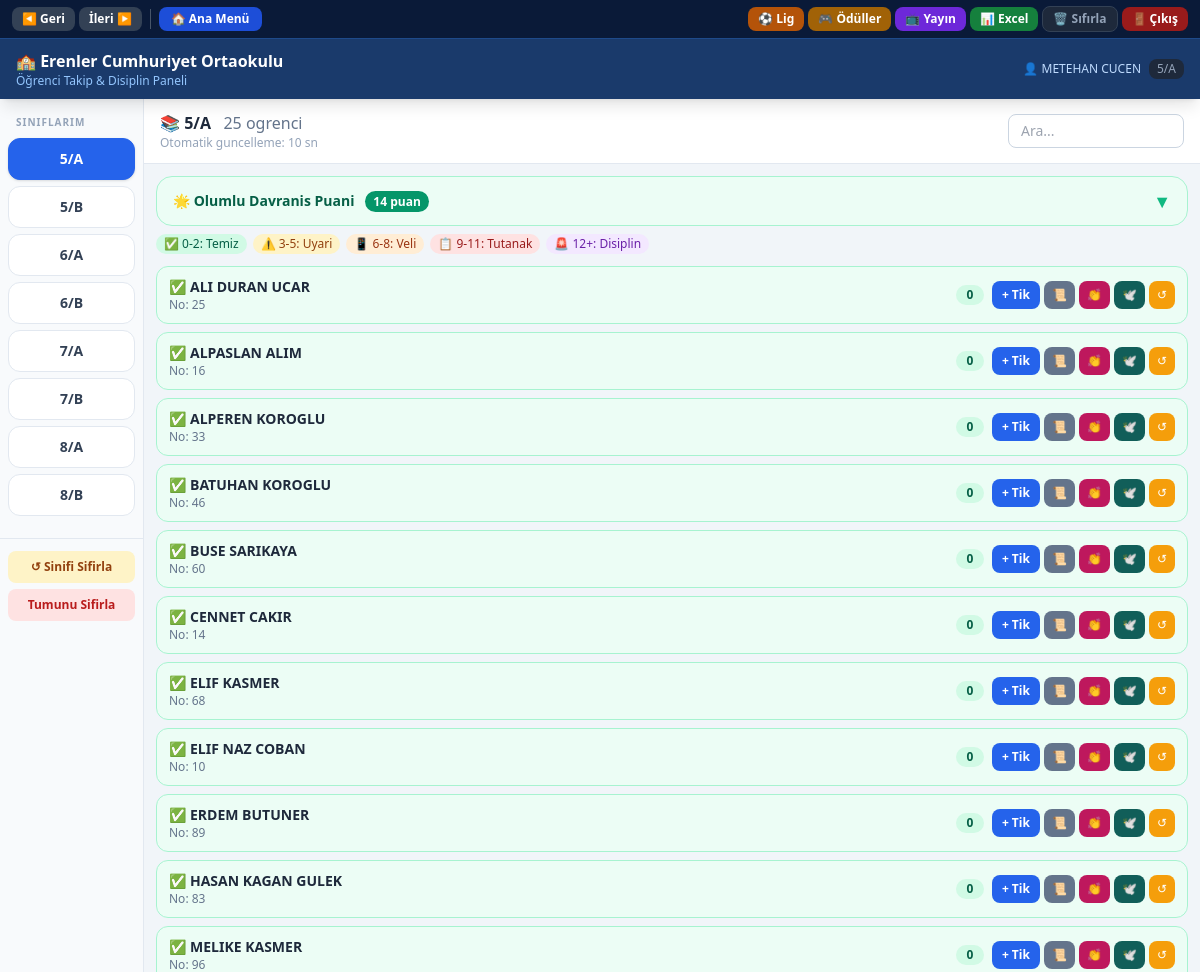
/dashboard (signed in), run on the app's committed database.
### tables this page shows
CREATE TABLE siniflar (
            id        INTEGER PRIMARY KEY AUTOINCREMENT,
            sinif_adi TEXT NOT NULL UNIQUE
        );

CREATE TABLE ogrenciler (
            id       INTEGER PRIMARY KEY AUTOINCREMENT,
            ad_soyad TEXT NOT NULL,
            sinif_id INTEGER NOT NULL REFERENCES siniflar(id),
            ogr_no   INTEGER NOT NULL
        );

### web_app.py (the view, shortened to what this page needs)
@app.route("/dashboard")
@giris_zorunlu
def dashboard():
    ogretmen_id  = session["ogretmen_id"]
    ogretmen_adi = session.get("ogretmen_adi", "")
    siniflar     = ogretmen_siniflari(ogretmen_id)
    try:
        aktif_id = int(request.args.get("sinif", siniflar[0]["id"]))
    except (TypeError, ValueError):
        aktif_id = siniflar[0]["id"]
    aktif      = next((s for s in siniflar if s["id"] == aktif_id), siniflar[0])
    ogrenciler = _ogrencilere_durum_ekle(sinif_ogrencileri(aktif["id"]))
    yetkili = ogretmen_adi in MUFETTIS_YETKILILERI
    bugunki_muf = bugun_mufettis() if yetkili else None
    bek_talepler = bekleyen_ogrenci_talepleri() if yetkili else []
    popup_ogrenciler = []
    return render_template("dashboard.html",
                           siniflar=siniflar, aktif=aktif,
                           ogrenciler=ogrenciler,
                           kriterler=KRITERLER,
                           olumlu_kriterler=OLUMLU_KRITERLER,
                           yetkili_popup=yetkili,
                           bugunki_mufettis=bugunki_muf,
                           bekleyen_talepler=bek_talepler,
                           tum_sinif_ogrencileri_popup=popup_ogrenciler)

### database.py (called while the page is built)
def _conn() -> sqlite3.Connection:
    c = sqlite3.connect(DB_PATH)
    c.row_factory = sqlite3.Row
    c.execute("PRAGMA foreign_keys = ON")
    return c

def ogretmen_siniflari(ogretmen_id: int) -> list[dict]:
    con = _conn()
    rows = [dict(r) for r in con.execute("""
        SELECT s.id, s.sinif_adi
        FROM siniflar s
        JOIN ogretmen_sinif os ON os.sinif_id = s.id
        WHERE os.ogretmen_id = ?
        ORDER BY s.sinif_adi
    """, (ogretmen_id,)).fetchall()]
    con.close()
    return rows

def sinif_ogrencileri(sinif_id: int) -> list[dict]:
    con = _conn()
    rows = [dict(r) for r in con.execute("""
        SELECT o.id, o.ad_soyad, o.ogr_no, s.sinif_adi,
               COUNT(t.id) AS tik_sayisi
        FROM ogrenciler o
        JOIN siniflar s ON s.id = o.sinif_id
        LEFT JOIN tik_kayitlari t ON t.ogrenci_id = o.id
        WHERE o.sinif_id = ?
        GROUP BY o.id
        ORDER BY o.ad_soyad
    """, (sinif_id,)).fetchall()]
    con.close()
    return rows

### web_app.py (called while the page is built)
def giris_zorunlu(fn):
    from functools import wraps
    @wraps(fn)
    def wrapper(*args, **kwargs):
        if "ogretmen_id" not in session:
            return redirect(url_for("login"))
        return fn(*args, **kwargs)
    return wrapper

def _durum(tik: int) -> dict:
    for esik, kod, emoji, etiket in TIK_SEVIYELERI:
        if tik >= esik:
            return {"kod": kod, "emoji": emoji, "etiket": etiket,
                    "basamak": esik if esik > 0 else None}
    return {"kod": "temiz", "emoji": "✅", "etiket": None, "basamak": None}

def _ogrencilere_durum_ekle(liste: list[dict]) -> list[dict]:
    for o in liste:
        d = _durum(o["tik_sayisi"])
        o["durum"]   = d["kod"]
        o["emoji"]   = d["emoji"]
        o["etiket"]  = d["etiket"]
        o["basamak"] = d["basamak"]
    return liste

### templates/dashboard.html (shortened to what this page needs)
{% extends "base.html" %}
{% block title %}{{ aktif.sinif_adi if aktif else 'Panel' }}{% endblock %}
{% block body %}
<div class="flex h-[calc(100vh-56px)]">
  <aside id="sidebar"
         class="w-36 bg-slate-50 border-r border-slate-200 flex-shrink-0
                overflow-y-auto fixed lg:static inset-y-0 left-0 top-14 z-30
                -translate-x-full lg:translate-x-0 transition-transform duration-200">
    <div class="px-2 pt-4 pb-2">
      <p class="text-[10px] font-bold text-slate-400 tracking-widest px-2 mb-2">SINIFLARIM</p>
      {% for s in siniflar %}
      <a href="{{ url_for('dashboard', sinif=s.id) }}"
         class="block w-full text-center font-bold text-sm py-2.5 mb-1.5 rounded-xl border transition
                {% if aktif and s.id == aktif.id %}
                  bg-blue-600 text-white border-blue-600 shadow
                {% else %}
                  bg-white text-slate-700 border-slate-200 hover:bg-blue-50
                {% endif %}"
         onclick="closeSidebar()">{{ s.sinif_adi }}</a>
      {% endfor %}
    </div>
    {% if aktif %}
    <div class="px-2 pb-4 mt-2 border-t border-slate-200 pt-3 space-y-1.5">
      <button onclick="sifirlaModalAc('sinif', {{ aktif.id }})"
              class="w-full text-xs font-semibold py-2 rounded-lg bg-amber-100 text-amber-800 hover:bg-amber-200">
        ↺ Sinifi Sifirla
      </button>
      <button onclick="sifirlaModalAc('hepsi', 0)"
              class="w-full text-xs font-semibold py-2 rounded-lg bg-red-100 text-red-700 hover:bg-red-200">
        Tumunu Sifirla
      </button>
    </div>
    {% endif %}
  </aside>
  <main class="flex-1 overflow-y-auto bg-slate-100 lg:ml-0">
    {% if aktif %}
    <div class="sticky top-0 bg-white border-b border-slate-200 z-10 px-4 py-3 flex flex-wrap items-center gap-2">
      <div class="flex-1 min-w-0">
        <h2 class="font-bold text-slate-800 text-sm sm:text-base truncate">
          📚 {{ aktif.sinif_adi }} &nbsp;
          <span class="font-normal text-slate-500">{{ ogrenciler|length }} ogrenci</span>
        </h2>
        <p class="text-xs text-slate-400" id="guncelleme-info">Otomatik guncelleme: 10 sn</p>
      </div>
      <input type="text" id="ara" placeholder="Ara..." oninput="filtrele()"
             class="border border-slate-300 rounded-lg px-3 py-1.5 text-sm w-32 sm:w-44
                    focus:outline-none focus:ring-2 focus:ring-blue-400">
    </div>
    <div class="mx-3 mt-3 bg-emerald-50 border border-emerald-200 rounded-2xl overflow-hidden">
      <button onclick="toggleOlumlu()"
              class="w-full flex items-center justify-between px-4 py-2.5
                     text-emerald-800 font-bold text-sm hover:bg-emerald-100 transition">
        <span>🌟 Olumlu Davranis Puani &nbsp;
          <span id="sinif-puan-badge"
                class="bg-emerald-600 text-white text-xs px-2 py-0.5 rounded-full">
          </span>
        </span>
        <span id="olumlu-chevron" class="text-emerald-500 text-lg">▼</span>
      </button>
    </div>
    <div class="flex flex-wrap gap-1.5 mx-3 mt-2 text-xs">
      <span class="bg-emerald-100 text-emerald-800 px-2 py-0.5 rounded-full">✅ 0-2: Temiz</span>
      <span class="bg-amber-100 text-amber-800 px-2 py-0.5 rounded-full">⚠️ 3-5: Uyari</span>
      <span class="bg-orange-100 text-orange-800 px-2 py-0.5 rounded-full">📱 6-8: Veli</span>
      <span class="bg-red-100 text-red-800 px-2 py-0.5 rounded-full">📋 9-11: Tutanak</span>
      <span class="bg-purple-100 text-purple-800 px-2 py-0.5 rounded-full">🚨 12+: Disiplin</span>
    </div>
    <div id="ogrenci-listesi" class="p-3 space-y-2">
      {% for o in ogrenciler %}{{ ogrenci_karti(o, aktif.id) }}{% endfor %}
    </div>
    {% else %}
    <div class="flex items-center justify-center h-full text-slate-400 text-sm">
      Sol menudan bir sinif secin.
    </div>
    {% endif %}
  </main>
</div>
{% endblock %}
{% macro ogrenci_karti(o, sinif_id) %}
{% set kart_cls = {
  'temiz':    'bg-emerald-50 border-emerald-200',
  'uyari':    'bg-amber-50 border-amber-300',
  'veli':     'bg-orange-50 border-orange-400',
  'tutanak':  'bg-red-50 border-red-400',
  'disiplin': 'bg-purple-50 border-purple-500 pulse-red',
} %}
{% set badge_cls = {
  'temiz':    'bg-emerald-100 text-emerald-800',
  'uyari':    'bg-amber-100 text-amber-800',
  'veli':     'bg-orange-100 text-orange-800',
  'tutanak':  'bg-red-100 text-red-800',
  'disiplin': 'bg-purple-100 text-purple-900',
} %}
<div class="ogrenci-kart flex items-center gap-2 rounded-xl border px-3 py-2.5 slide-in
            {{ kart_cls.get(o.durum, 'bg-white border-slate-200') }}"
     data-ad="{{ o.ad_soyad }}" data-id="{{ o.id }}">
  <div class="flex-1 min-w-0">
    <div class="font-bold text-slate-800 text-sm truncate">
      <span class="mr-1">{{ o.emoji }}</span>{{ o.ad_soyad }}
    </div>
    <div class="text-xs text-slate-500 flex gap-2">
      <span>No: {{ o.ogr_no }}</span>
    </div>
  </div>
  <div class="flex items-center gap-1.5 flex-shrink-0">
    <span class="{{ badge_cls.get(o.durum, 'bg-slate-100 text-slate-700') }}
                 text-xs font-bold px-2 py-0.5 rounded-full min-w-[28px] text-center">
      {{ o.tik_sayisi }}
    </span>
  </div>
  <div class="flex gap-1 flex-shrink-0">
    <button onclick="tikModalAc({{ o.id }}, '{{ o.ad_soyad|e }}', {{ sinif_id }})"
            class="bg-blue-600 hover:bg-blue-700 text-white text-xs font-bold
                   px-2.5 py-1.5 rounded-lg transition whitespace-nowrap">
      + Tik
    </button>
    <button onclick="gecmisGoster({{ o.id }}, '{{ o.ad_soyad|e }}')"
            class="bg-slate-500 hover:bg-slate-600 text-white text-xs px-2 py-1.5 rounded-lg hidden sm:block">
      📜
    </button>
    <button onclick="alkisVer({{ o.id }}, {{ sinif_id }}, '{{ o.ad_soyad|e }}')"
            title="Alkis Kuponu Ver"
            class="bg-pink-700 hover:bg-pink-600 text-white text-xs px-2 py-1.5 rounded-lg transition hidden sm:block">
      👏
    </button>
    <button onclick="tikDondur({{ o.id }}, '{{ o.ad_soyad|e }}', this)"
            title="Af Hakki (3 gun temiz)"
            class="bg-teal-800 hover:bg-teal-700 text-white text-xs px-2 py-1.5 rounded-lg transition hidden sm:block">
      🕊️
    </button>
    <form action="{{ url_for('sifirla_ogrenci', ogrenci_id=o.id) }}" method="POST" class="inline"
          onsubmit="return confirm('{{ o.ad_soyad }} tiklerini sifirla?')">
      <button type="submit"
              class="bg-amber-500 hover:bg-amber-600 text-white text-xs px-2 py-1.5 rounded-lg">↺</button>
    </form>
  </div>
</div>
{% endmacro %}

### templates/base.html (shortened to what this page needs)
<!DOCTYPE html>
<html lang="tr">
<head>
  <script src="https://cdn.tailwindcss.com"></script>
</head>
<body class="bg-slate-100 min-h-screen">
{% if session.ogretmen_adi %}
<header class="bg-okul-800 text-white shadow-lg sticky top-0 z-40">
  <div class="flex items-center gap-1 px-3 py-1.5 border-b border-okul-700 bg-okul-900"
       style="background:#0a1a38">
    <button onclick="history.back()"
            title="Geri"
            class="flex items-center gap-1 px-2.5 py-1 rounded-lg text-xs font-bold
                   bg-slate-700 hover:bg-slate-600 text-white transition">
      ◀ Geri
    </button>
    <button onclick="history.forward()"
            title="İleri"
            class="flex items-center gap-1 px-2.5 py-1 rounded-lg text-xs font-bold
                   bg-slate-700 hover:bg-slate-600 text-white transition">
      İleri ▶
    </button>
    <a href="{{ url_for('dashboard') }}"
       class="flex items-center gap-1.5 px-3 py-1 rounded-lg text-xs font-bold
              bg-blue-700 hover:bg-blue-600 text-white transition">
      🏠 Ana Menü
    </a>
    <a href="{{ url_for('lig') }}"
       class="px-2.5 py-1 rounded-lg text-xs font-bold bg-amber-700 hover:bg-amber-600 text-white transition">
      ⚽ Lig
    </a>
    <a href="{{ url_for('oduller') }}"
       class="px-2.5 py-1 rounded-lg text-xs font-bold bg-yellow-700 hover:bg-yellow-600 text-white transition">
      🎮 Ödüller
    </a>
    <a href="{{ url_for('yayin') }}" target="_blank"
       class="px-2.5 py-1 rounded-lg text-xs font-bold bg-violet-700 hover:bg-violet-600 text-white transition">
      📺 Yayın
    </a>
    {% if aktif %}
    <a href="{{ url_for('rapor_excel', sinif_id=aktif.id) }}"
       class="px-2.5 py-1 rounded-lg text-xs font-bold bg-green-700 hover:bg-green-600 text-white transition hidden sm:block">
      📊 Excel
    </a>
    {% endif %}
    <a href="{{ url_for('admin_sifirla_sayfa') }}"
       title="Tüm verileri sıfırla"
       class="px-2.5 py-1 rounded-lg text-xs font-bold bg-slate-800 hover:bg-red-900 text-slate-400 hover:text-red-300 transition border border-slate-700 hover:border-red-800">
      🗑 Sıfırla
    </a>
    <a href="{{ url_for('logout') }}"
       class="px-2.5 py-1 rounded-lg text-xs font-bold bg-red-800 hover:bg-red-700 text-white transition">
      🚪 Çıkış
    </a>
  </div>
  <div class="flex items-center justify-between px-4 py-2.5 max-w-screen-xl mx-auto">
    <div class="flex items-center gap-3">
      <div>
        <div class="font-bold text-sm sm:text-base leading-tight">
          🏫 Erenler Cumhuriyet Ortaokulu
        </div>
        <div class="text-xs text-blue-300">Öğrenci Takip &amp; Disiplin Paneli</div>
      </div>
    </div>
    <div class="flex items-center gap-2">
      <span class="text-xs text-blue-200 hidden sm:block">👤 {{ session.ogretmen_adi }}</span>
      <span class="text-xs text-slate-400 hidden md:block px-2 py-0.5 bg-slate-800 rounded-lg">
        {{ self.title() }}
      </span>
    </div>
  </div>
</header>
{% endif %}
{% block body %}{% endblock %}
</body>
</html>

### templates/base.html (style rules this page uses)
.slide-in { animation: slide-in .35s ease forwards; }

### data on the page
siniflar: sinif_adi "5/A"
siniflar: sinif_adi "5/B"
siniflar: sinif_adi "6/A"
siniflar: sinif_adi "6/B"
siniflar: sinif_adi "7/A"
siniflar: sinif_adi "7/B"
siniflar: sinif_adi "8/A"
siniflar: sinif_adi "8/B"
ogrenciler: emoji "✅", ad_soyad "ALI DURAN UCAR", ogr_no "25", tik_sayisi "0"
ogrenciler: emoji "✅", ad_soyad "ALPASLAN ALIM", ogr_no "16", tik_sayisi "0"
ogrenciler: emoji "✅", ad_soyad "ALPEREN KOROGLU", ogr_no "33", tik_sayisi "0"
ogrenciler: emoji "✅", ad_soyad "BATUHAN KOROGLU", ogr_no "46", tik_sayisi "0"
ogrenciler: emoji "✅", ad_soyad "BUSE SARIKAYA", ogr_no "60", tik_sayisi "0"
ogrenciler: emoji "✅", ad_soyad "CENNET CAKIR", ogr_no "14", tik_sayisi "0"
ogrenciler: emoji "✅", ad_soyad "ELIF KASMER", ogr_no "68", tik_sayisi "0"
ogrenciler: emoji "✅", ad_soyad "ELIF NAZ COBAN", ogr_no "10", tik_sayisi "0"
ogrenciler: emoji "✅", ad_soyad "ERDEM BUTUNER", ogr_no "89", tik_sayisi "0"
ogrenciler: emoji "✅", ad_soyad "HASAN KAGAN GULEK", ogr_no "83", tik_sayisi "0"
ogrenciler: emoji "✅", ad_soyad "MELIKE KASMER", ogr_no "96", tik_sayisi "0"

### other printed values
{{ session.ogretmen_adi }} "METEHAN CUCEN"
{{ ogrenciler|length }} "25"
